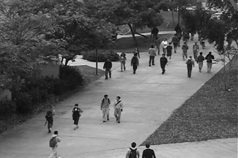
#> input picture UCSDped1/Test/Test001/060.tif, 238 x 158 px; its folder holds 4 pictures in this run
$ python app.py
#> lines starting #> are read from the running program, lines starting #| are printed output that depends on the picture; after the words box and inside, x2 and y2 are one past the last pixel; in counts of white or black regions, pixels touching at a corner belong together
import cv2
import numpy as np
import os
from sklearn.ensemble import IsolationForest


def extract_features(frame):

    gray = cv2.cvtColor(frame, cv2.COLOR_BGR2GRAY)

    resized = cv2.resize(gray, (640, 480))

    flattened = resized.flatten()
    return flattened


def load_frames(directory):
#> called with directory = 'UCSDped1/Test/Test001'
    frames = []
    for filename in sorted(os.listdir(directory)):
        if filename.endswith('.tif'):
            frame_path = os.path.join(directory, filename)
            frame = cv2.imread(frame_path)
#> frame is the input picture: shape (158, 238, 3); min 2, max 248, mean 97.4
            frames.append(frame)
    return frames


def detect_anomalies(frames):

    features = [extract_features(frame) for frame in frames]
#> in extract_features (call 2), `gray = cv2.cvtColor(frame, cv2.COLOR_BGR2GRAY)`:
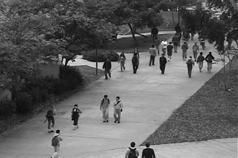
#> gray: shape (158, 238); min 0, max 251, mean 97.2
#> in extract_features (call 3), `gray = cv2.cvtColor(frame, cv2.COLOR_BGR2GRAY)`:
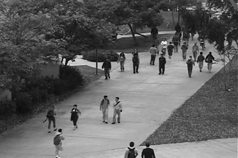
#> gray: shape (158, 238); min 2, max 248, mean 97.1
#> in extract_features (call 3), `resized = cv2.resize(gray, (640, 480))`:
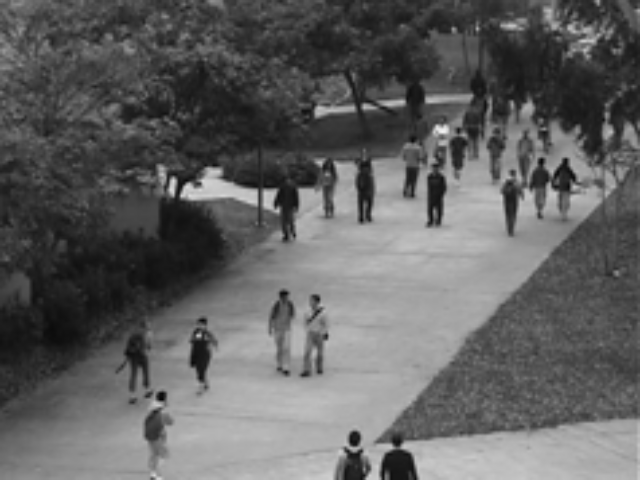
#> resized: shape (480, 640); min 4, max 243, mean 97
#> in extract_features (call 4), `gray = cv2.cvtColor(frame, cv2.COLOR_BGR2GRAY)`:
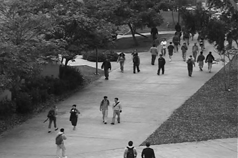
#> gray: shape (158, 238); min 0, max 250, mean 97.2
#> in extract_features (call 4), `resized = cv2.resize(gray, (640, 480))`:
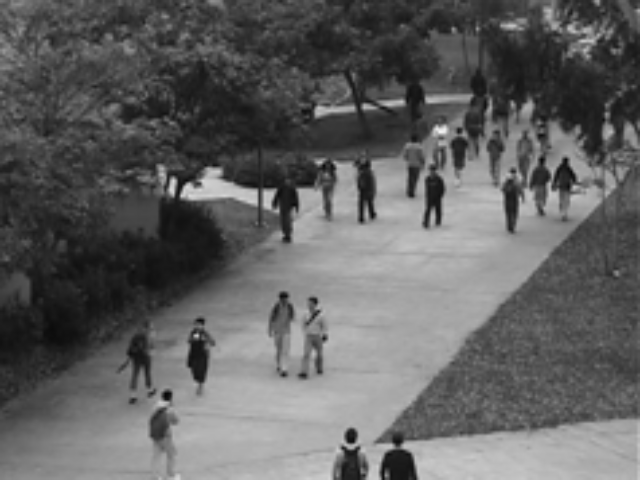
#> resized: shape (480, 640); min 6, max 242, mean 97.1

    X = np.array(features)

    model = IsolationForest(contamination=0.1)
    model.fit(X)

    anomaly_scores = model.decision_function(X)

    return anomaly_scores


# Function to draw a red rectangle around anomaly pixels
def draw_rectangle(frame, mask):
    contours, _ = cv2.findContours(mask, cv2.RETR_EXTERNAL, cv2.CHAIN_APPROX_SIMPLE)
    for contour in contours:
        x, y, w, h = cv2.boundingRect(contour)
        cv2.rectangle(frame, (x, y), (x + w, y + h), (0, 0, 255), 2)


frames = load_frames('UCSDped1/Test/Test001')

anomaly_scores = detect_anomalies(frames)


for frame, score in zip(frames, anomaly_scores):

    score_rescaled = int(255 * (score - np.min(anomaly_scores)) / (np.max(anomaly_scores) - np.min(anomaly_scores)))


    color = (255 - score_rescaled, 0, score_rescaled)

    resized_frame = cv2.resize(frame, (640, 480))

    gray = cv2.cvtColor(frame, cv2.COLOR_BGR2GRAY)

# Threshold the grayscale frame to create a binary mask of anomaly pixels
    _, mask = cv2.threshold(gray, 10, 255, cv2.THRESH_BINARY_INV | cv2.THRESH_OTSU)
    draw_rectangle(frame, mask)


    cv2.putText(frame, f"Anomaly Score: {score:.2f}", (10, 30), cv2.FONT_HERSHEY_SIMPLEX, 0.7, color, 2)

    cv2.imshow("Video Frame", frame)

    if cv2.waitKey(100) & 0xFF == ord('q'):
        break
#> this loop made 1 pass; (key q is pressed on pass 1)
#> pass 1, `_, mask = cv2.threshold(gray, 10, 255, cv2.THRESH_BINARY_INV | cv2.THR..`:
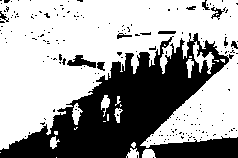
#> mask: shape (158, 238); 63.5% white; 191 black regions (179 under 20 px), largest, box (x1, y1, x2, y2) and area: (0, 33, 238, 158) 12703, (67, 55, 96, 68) 192, (211, 7, 226, 20) 72
#> pass 1, `cv2.imshow("Video Frame", frame)`:
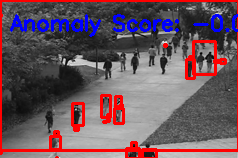
#> window 'Video Frame': shape (158, 238, 3); mean B, G, R 94.4, 85.1, 106.6

cv2.destroyAllWindows()
